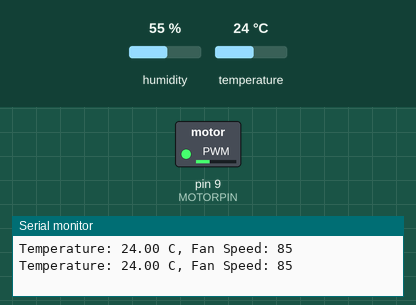
The sketch below on a simulated Arduino Uno, built with avr-gcc and run on an emulated ATmega328P. Parts: switched loads named in the sketch (green lamp = pin HIGH), the last lines printed to the serial monitor. The inputs (shaded band) are chosen by the test bench; at power-on: temperature 24 °C, humidity 55 %.

Above: at 2.8 s.
2.9 s: temperature set to 12 °C
At 4.9 s:
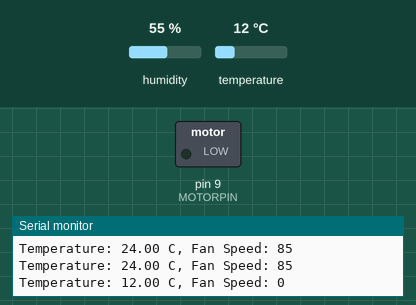
5.6 s: temperature set to 28 °C
At 7.3 s:
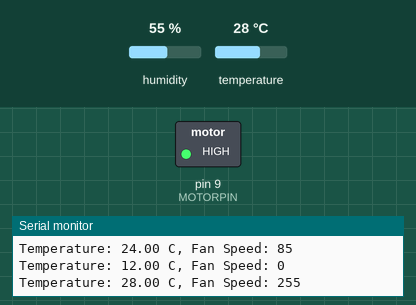
8.3 s: temperature set to 19 °C
At 10.9 s:
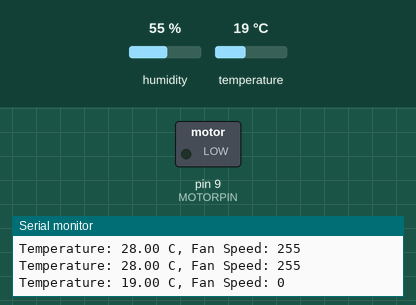
11.6 s: temperature set to 33 °C
At 13.3 s:
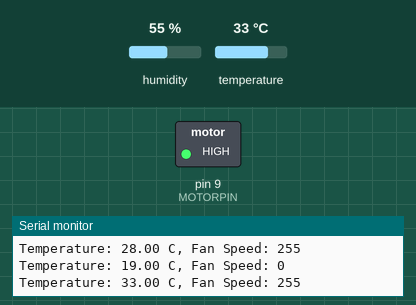
Timing chart, 0 to 14.8 s (numbered marks = the images above; inputs shaded):
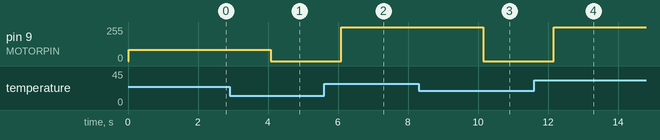

The sketch:

temperature_controlled_fan.ino
```cpp
#include "DHT.h"

#define DHTPIN 2
#define DHTTYPE DHT11
#define MOTORPIN 9

DHT dht(DHTPIN, DHTTYPE);

void setup() {
  Serial.begin(9600);
  dht.begin();
  pinMode(MOTORPIN, OUTPUT);
}

void loop() {
  float temp = dht.readTemperature();

  if (isnan(temp)) {
    Serial.println("Failed to read from DHT sensor!");
    return;
  }

  int fanSpeed = map(temp, 23, 26, 0, 255);
  fanSpeed = constrain(fanSpeed, 0, 255);

  analogWrite(MOTORPIN, fanSpeed);

  Serial.print("Temperature: ");
  Serial.print(temp);
  Serial.print(" C, Fan Speed: ");
  Serial.println(fanSpeed);

  delay(2000);
}
```

Measured:
- after the input at 2.9 s, pin 9 (MOTORPIN): 85/255 → 0/255 after 1.2 s
- after the input at 5.6 s, pin 9 (MOTORPIN): 0/255 → 255/255 after 0.50 s
- after the input at 8.3 s, pin 9 (MOTORPIN): 255/255 → 0/255 after 1.8 s
- after the input at 11.6 s, pin 9 (MOTORPIN): 0/255 → 255/255 after 0.57 s
